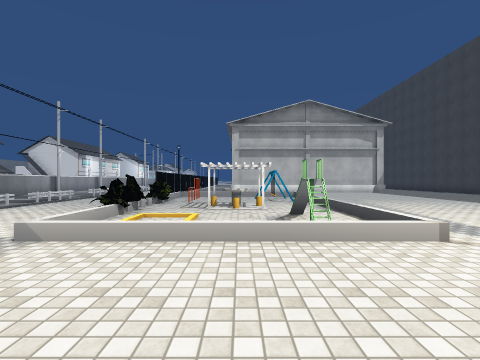
view 1 (above)

18 first-person views from a walk through a scene from a Unity 3-D project. The camera is 1.4 m above the floor, looks level and sees 85° across. The floor is counted in squares, 2 m on a side. Each view is taken from the middle of a square. On the plan, view 1 faces up. The plan holds only what a view shows up to about 9 squares ahead; the rest is blank. The place goes on beyond the plan. The player character is not drawn. Some surface patterns are stand-ins.

view 2
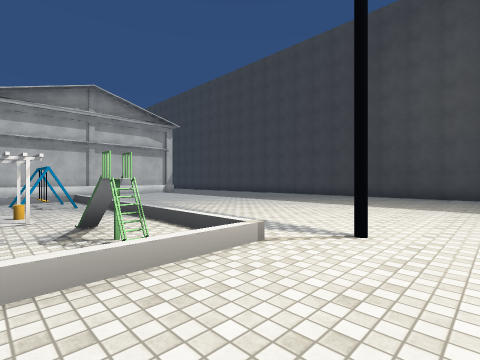

view 3
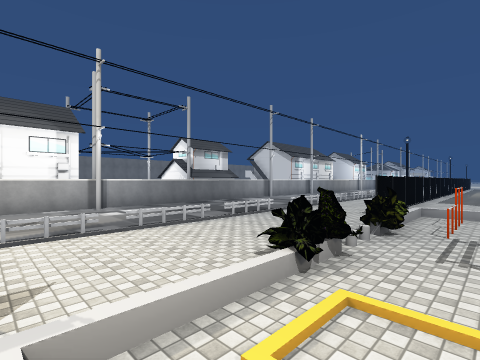

view 4
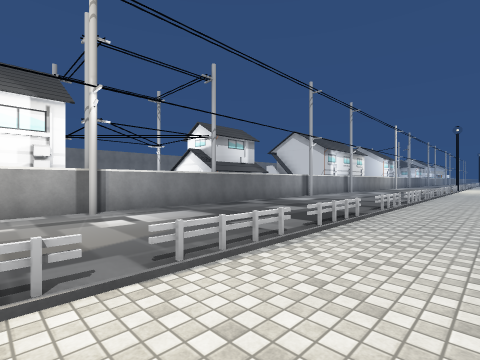

view 5
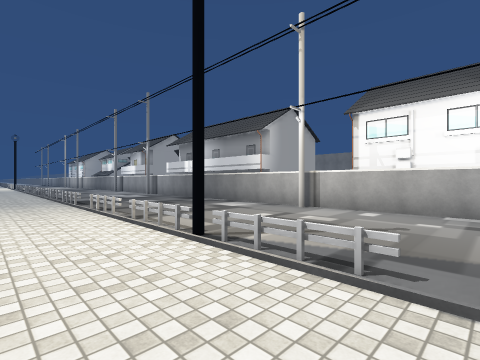

view 6
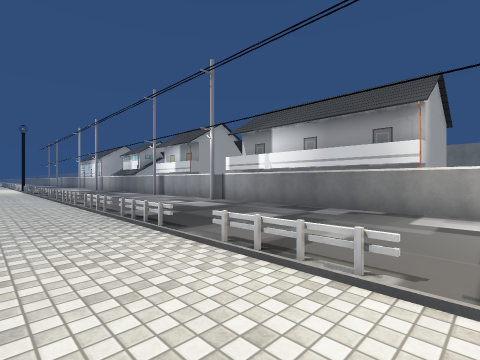

view 7
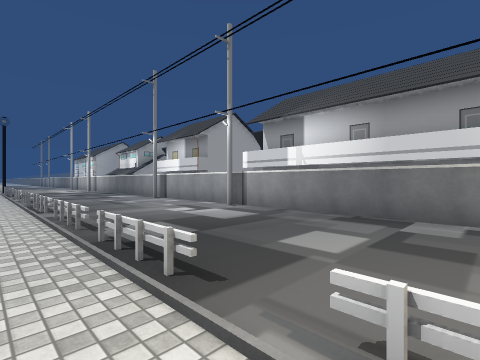

view 8
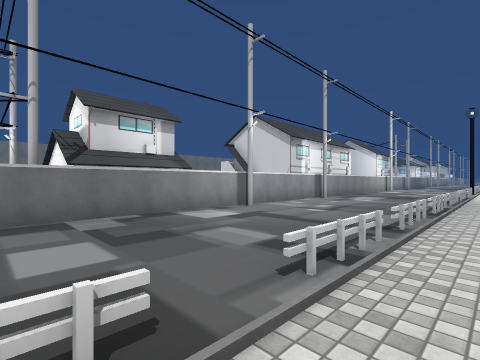

view 9
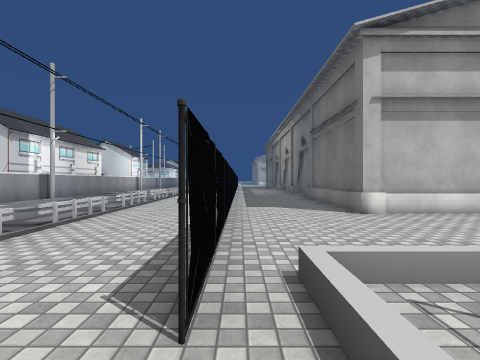

view 10
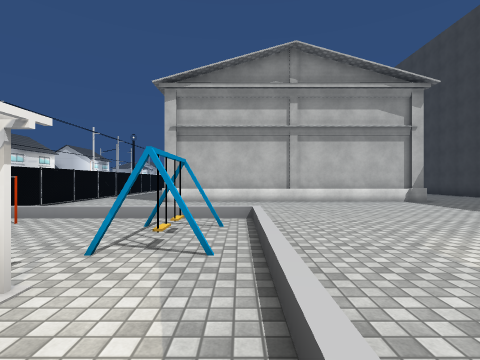

view 11
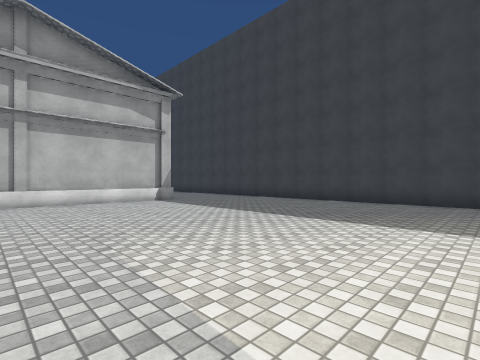

view 12
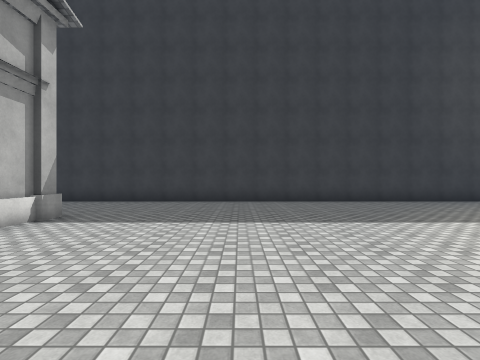

view 13
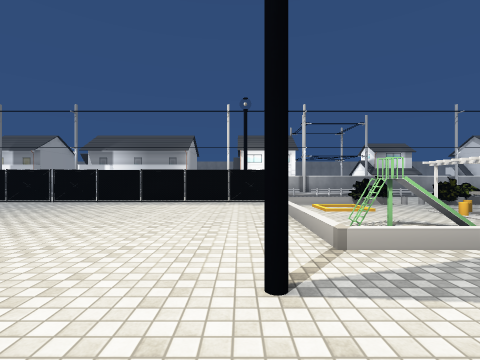

view 14
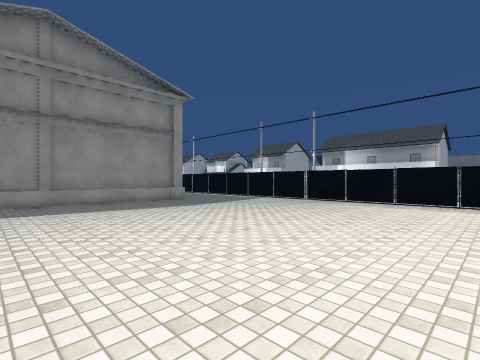

view 15
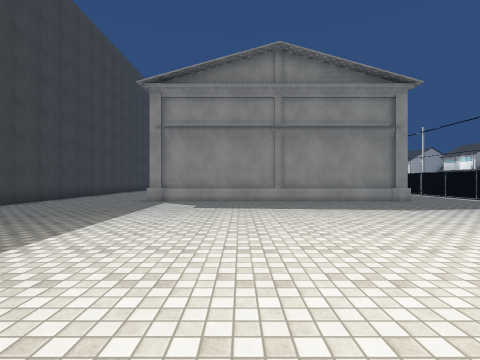

view 16
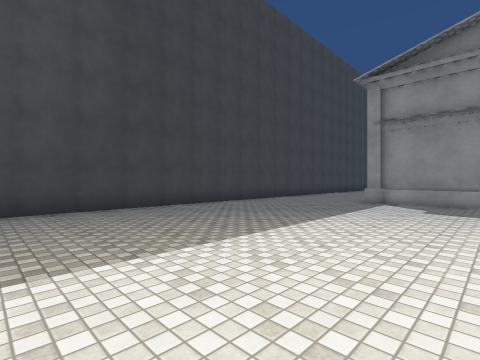

view 17
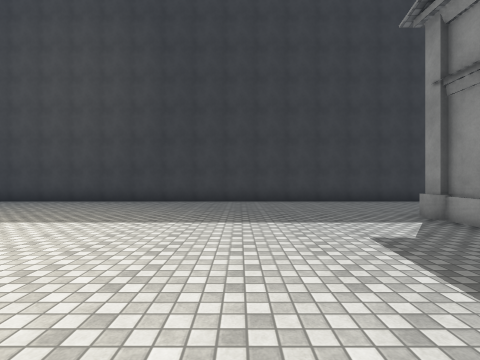

view 18
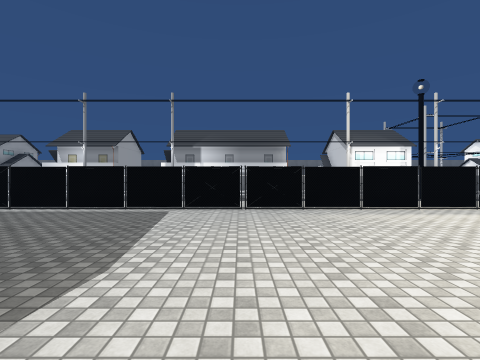

### Floor plan
Key: @ floor where view 1 was taken; # wall or solid block; . floor; / step, stairs or slope; O other object.
Columns run from 13 left of view 1 to 12 right of it. Each row starts with its distance up from view 1.
 18    ....O.  ..#
 17   #....O.  ..#           #
 16   #....O.  ..#         ..#
 15   #....O..#..#########...#
 14 OO##...O..#..............#
 13 OO#/...O..#..............#
 12 OO#/...O..#...  .........#
 11 OO#/...O..#..............#
 10 OO#/......#O..O..........#
  9   #/...O...O.............#
  8   #/...O..OO.............#
  7   #/...O.....O...........#
  6 OO##...O..OO.............#
  5 OO#....O..///.#..........#
  4  O#....O...//OO..........#
  3  OO....O..#/////.........#
  2 OO#.......#.....#........#
  1   ##...O..#..............#
  0   #/...O..#..@...........#
 -1   #/...O..#..............#
 -2   #/...O..#..............#
 -3   #/......#..............#
 -4   #/...O..#..............#
 -5   #/...O..#..............#
 -6   #/...O..#..............#
 -7   ##...O..#..............#
 -8   #....O..#..#########...#
 -9   #....O..#.           ..#
-10   # ...O..#              #
-11      ..O.

Positions as (right, up) in squares from view 1, and headings:
1: (0, 0), facing up
2: (0, 1), facing up-right
3: (-1, 3), facing up-left
4: (-4, 4), facing up-left
5: (-4, 5), facing down-left
6: (-4, 0), facing down-left
7: (-5, -2), facing down-left
8: (-5, 9), facing up-left
9: (-3, 9), facing up
10: (2, 6), facing up
11: (3, 6), facing up-right
12: (3, 11), facing right
13: (5, 2), facing left
14: (5, 1), facing down-left
15: (5, 1), facing down
16: (5, 1), facing down-right
17: (3, -4), facing right
18: (3, -4), facing left
